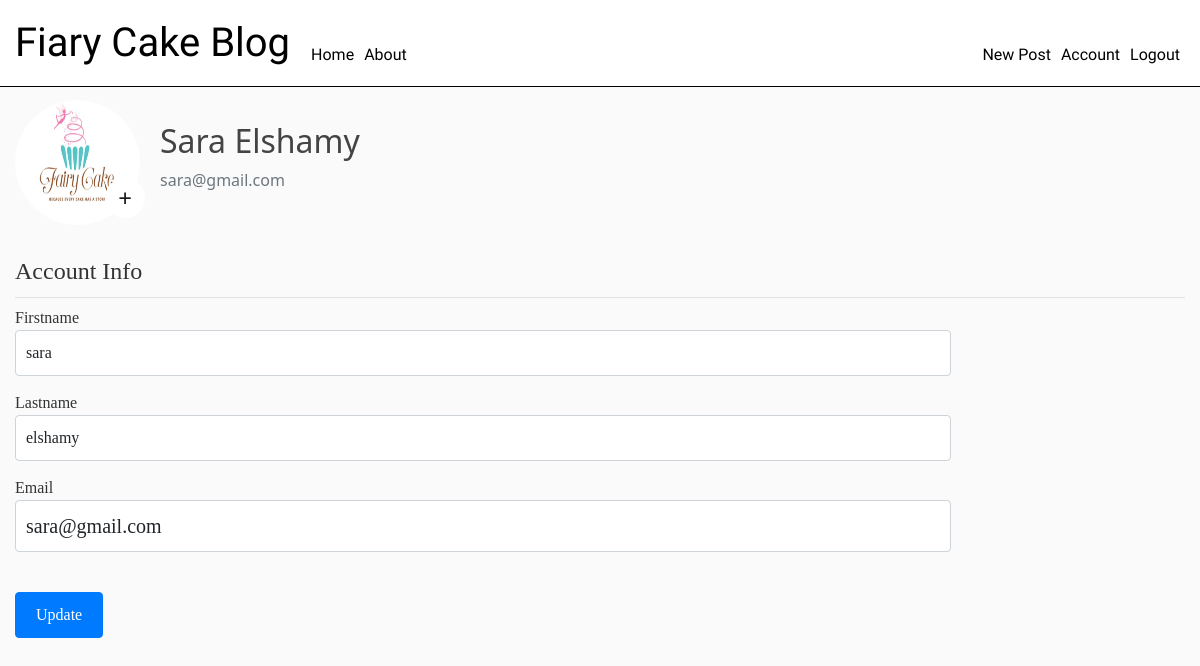
Page /account (signed in) on the committed database.
### blog/models.py (models this page shows, shortened)
class User(db.Model, UserMixin):
    id = db.Column(db.Integer, primary_key=True,)
    firstname = db.Column(db.String(20), unique=True, nullable=False)
    lastname = db.Column(db.String(20), unique=True, nullable=False)
    email = db.Column(db.String(120), unique=True, nullable=False)
    image_file = db.Column(db.String(20), nullable=False, default='default.jpg')
    password = db.Column(db.String(60), nullable=False)
    posts = db.relationship('Post', backref='author', lazy=True)

### blog/users/routes.py (the view)
@users.route("/account", methods=['GET', 'POST'])
@login_required
def account():
    form = UpdateProfileForm()
    if form.validate_on_submit():
        if form.picture.data:
            picture_file = save_picture(form.picture.data)
            current_user.image_file = picture_file
        current_user.firstname = form.firstname.data
        current_user.lastname = form.lastname.data
        current_user.email = form.email.data
        db.session.commit()
        flash('Your account has been updated!', 'success')
        return redirect(url_for('users.account'))
    elif request.method == 'GET':
        form.firstname.data = current_user.firstname
        form.lastname.data = current_user.lastname
        form.email.data = current_user.email
    image_file = url_for('static', filename='profile_pic/' + current_user.image_file)
    return render_template('account.html', title='Account', image_file=image_file, form=form)

### blog/users/forms.py (shortened to what this page needs)
class UpdateProfileForm(FlaskForm):
    firstname = StringField('Firstname', validators=[DataRequired(), Length(min=2, max=20)])
    lastname = StringField('Lastname', validators=[DataRequired(), Length(min=2, max=20)])
    email = StringField('Email', validators=[DataRequired(), Email()])
    picture = FileField(validators=[FileAllowed(['png', 'jpg'])])
    submit = SubmitField('Update')

### blog/models.py (called while the page is built)
@login_manager.user_loader
def load_user(user_id):
    return User.query.get(int(user_id))

### blog/templates/account.html (shortened to what this page needs)
{% extends "base.html" %}
{% block content %}
<link rel="stylesheet" href="{{ url_for('static', filename='css/account.css') }}">
    <div class="content-section">
        <div class="media">
            <img class="rounded-circle account-img" src="{{ image_file }}">
            <div class="media-body">
                <h2 class="account-heading">{{ current_user.firstname | capitalize }} {{ current_user.lastname | capitalize }}</h2>
                <p class="text-secondary">{{ current_user.email }}</p>
            </div>
        </div>
        <form method="POST" action="" enctype="multipart/form-data">
            <label for="picture" class="picture-label position-relative">
                <span id="change-img-btn" class="change-img-btn position-absolute" style="bottom: 30px; left: 90px;" title="Change Profile Picture">+</span>
            </label>
            <fieldset class="form-group">
                <legend class="border-bottom mb-2">Account Info</legend>
                <div class="form-group">
                    {{ form.firstname.label(class="form-control-label") }}
                    {% if form.firstname.errors %}
                        {{ form.firstname(class="form-control is-invalid") }}
                        <div class="invalid-feedback">
                            {% for error in form.firstname.errors %}
                                <span>{{ error }}</span>
                            {% endfor %}
                        </div>
                    {% else %}
                        {{ form.firstname(class="form-control") }}
                    {% endif %}
                </div>
                <div class="form-group">
                    {{ form.lastname.label(class="form-control-label") }}
                    {% if form.lastname.errors %}
                        {{ form.lastname(class="form-control is-invalid") }}
                        <div class="invalid-feedback">
                            {% for error in form.lastname.errors %}
                                <span>{{ error }}</span>
                            {% endfor %}
                        </div>
                    {% else %}
                        {{ form.lastname(class="form-control") }}
                    {% endif %}
                </div>
                <div class="form-group">
                    {{ form.email.label(class="form-control-label") }}
                    {% if form.email.errors %}
                        {{ form.email(class="form-control form-control-lg is-invalid") }}
                        <div class="invalid-feedback">
                            {% for error in form.email.errors %}
                                <span>{{ error }}</span>
                            {% endfor %}
                        </div>
                    {% else %}
                        {{ form.email(class="form-control form-control-lg") }}
                    {% endif %}
                </div>
            </fieldset>
            <div class="form-group">
                {{ form.submit(class="btn btn-outline-info") }}
            </div>
        </form>
    </div>
{% endblock content %}

### blog/static/css/base.css (style rules this page uses)
body { background: #fafafa; color: #333333; margin-top: 5rem; }
h1, h2, h3, h4, h5, h6 { color: #444444; }

### blog/static/css/account.css (style rules this page uses)
.account-img { flex-shrink: 0; height: 125px; width: 125px; margin-right: 20px; margin-bottom: 5px; }
.content-section { margin-top: 20px; }
.account-heading { font-size: 2rem; }
.media { display: flex; align-items: center; }
.media-body { flex-grow: 1; }
.position-relative { position: relative; }
.position-absolute { position: absolute; }
.change-img-btn { background-color: #ffffff; color: #1b1a1a; font-size: 1.5rem; padding: 10px; border-radius: 50%; cursor: pointer; transition: background-color 0.3s ease; display: flex; align-items: center; justify-content: center; width: 40px; height: 40px; }
legend.border-bottom { margin-bottom: 0.5rem; margin-top: -1rem; padding-bottom: 0.5rem; }
.btn-outline-info { background-color: #007bff; border-color: #007bff; transition: all 0.3s ease-in-out; margin-top: 10px; }
.btn-outline-info { padding: 10px 20px; font-size: 16px; color: #ffffff; }
.form-group { margin-bottom: 15px; font-family: 'Times New Roman', serif; }
.form-control { border: 1px solid #ced4da; border-radius: 4px; padding: 10px; width: 80%; }

### rows in the picture
User: firstname "Sara", lastname "Elshamy", email "sara@gmail.com", firstname "sara", lastname "elshamy"
